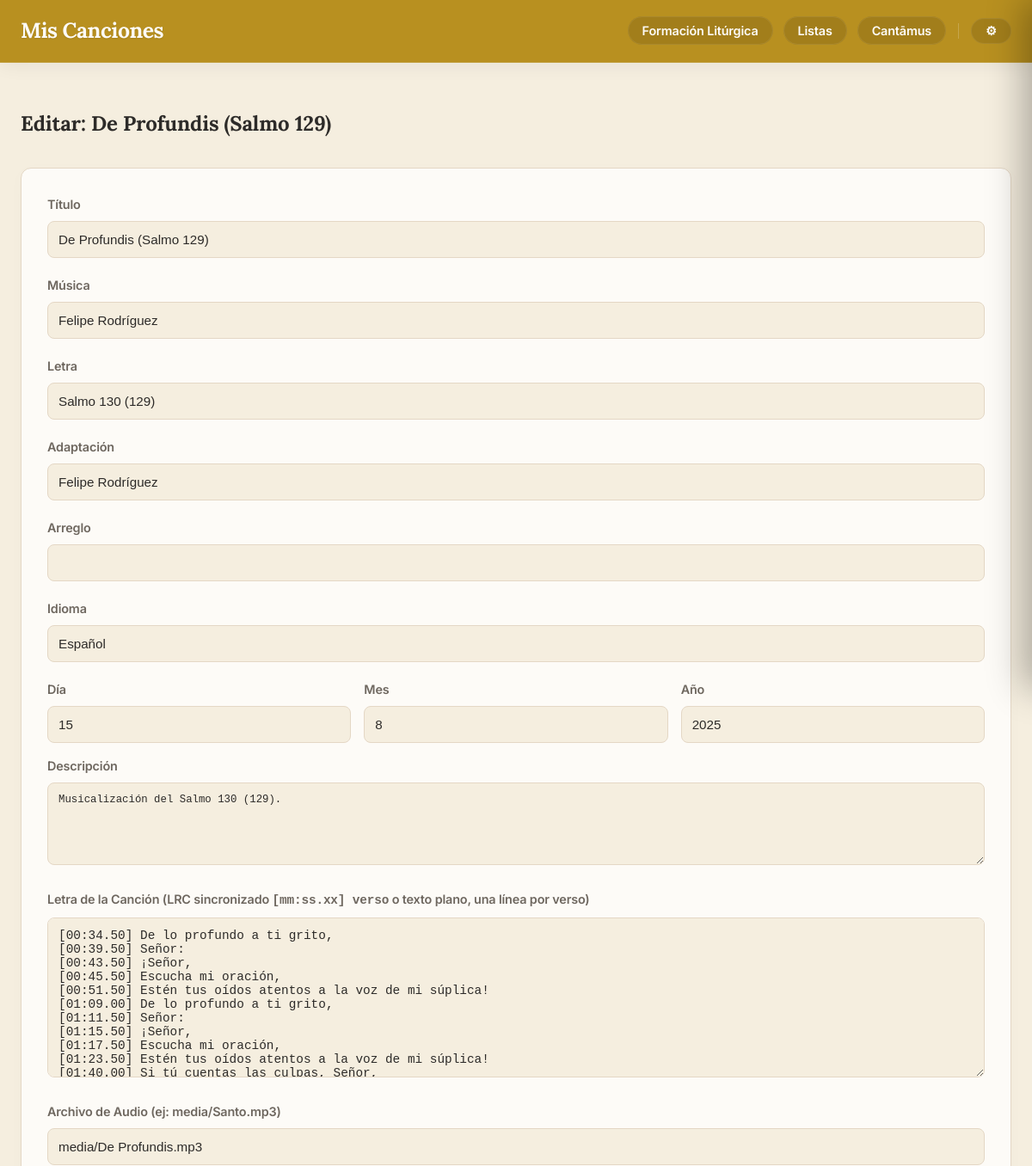
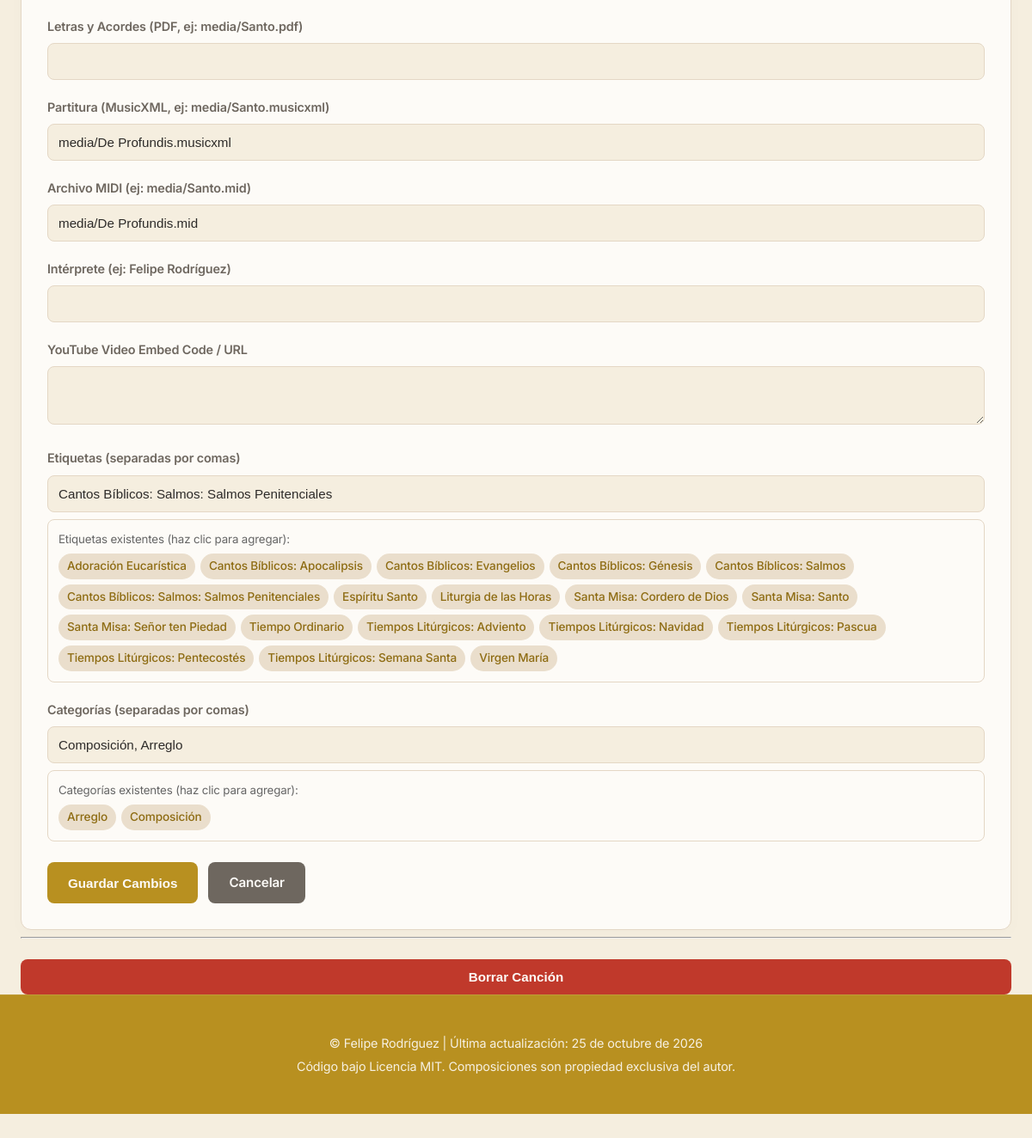
Page /composicion/2/edit (signed in) on the committed database (2 pictures, top to bottom).
### models.py (models this page shows, shortened)
class Cancion(db.Model):
    __tablename__ = 'cancion'
    id = db.Column(db.Integer, primary_key=True)
    titulo = db.Column(db.String(150), nullable=False)
    musica = db.Column(db.String(100))
    letra = db.Column(db.String(100))
    adaptacion = db.Column(db.String(100))
    arreglo = db.Column(db.String(100), nullable=True)
    idioma = db.Column(db.String(50))
    dia = db.Column(db.Integer, nullable=True)
    mes = db.Column(db.Integer, nullable=True)
    anio = db.Column(db.Integer)
    descripcion = db.Column(db.Text)
    audio = db.Column(db.String(150))
    letras_acordes = db.Column(db.String(150))
    partitura = db.Column(db.String(150))
    midi = db.Column(db.String(150))
    tags_json = db.Column(db.String(500))
    tipo = db.Column(db.String(50), nullable=False, default='local')
    categorias_json = db.Column(db.String(200))
    youtube_video_embed = db.Column(db.Text)
    youtube_audio_embed = db.Column(db.Text)
    interprete = db.Column(db.String(200), nullable=True)
    ensambles_json = db.Column(db.Text, nullable=True)
    descargas_json = db.Column(db.Text, nullable=True)
    audios_json = db.Column(db.Text, nullable=True)
    tipo_pdf = db.Column(db.String(50), nullable=True)  # 'partitura' o 'letras_acordes'
    letras_json = db.Column(db.Text, nullable=True)  # {"sincronizada": bool, "lineas": [{"t": seg|null, "text": str}]}
    @property
    def letras(self):
        return json.loads(self.letras_json) if self.letras_json else None
    @property
    def tags(self):
        return json.loads(self.tags_json) if self.tags_json else []
    @property
    def categorias(self):
        return json.loads(self.categorias_json) if self.categorias_json else []

### app.py (the view, shortened to what this page needs)
@app.route('/composicion/<int:comp_id>/edit', methods=['GET', 'POST'])
@login_required
def edit_cancion(comp_id):
    cancion_a_editar = Cancion.query.get_or_404(comp_id)
    todas_las_canciones = Cancion.query.all()
    todos_los_tags = sorted(list({t.strip() for c in todas_las_canciones for t in c.tags if t and t.strip()}))
    todas_las_categorias = sorted(list({cat.strip() for c in todas_las_canciones for cat in c.categorias if cat and cat.strip()}))
    return render_template(
        'edit_cancion.html',
        cancion=cancion_a_editar,
        letras_lrc=letras_to_lrc(cancion_a_editar.letras),
        todos_los_tags=todos_los_tags,
        todas_las_categorias=todas_las_categorias
    )

### app.py (called while the page is built)
@app.context_processor
def inject_globals():
    try:
        with open('build_date.txt', 'r', encoding='utf-8') as f:
            date_str = f.read().strip()
    except Exception:
        date_str = "Desconocida"
    return dict(last_update=date_str, FEATURES=FEATURES)

def login_required(f):
    @wraps(f)
    def decorated_function(*args, **kwargs):
        if 'logged_in' not in session:
            return redirect(url_for('login', next=request.url))
        return f(*args, **kwargs)
    return decorated_function

### services/lyrics_service.py (called while the page is built)
def letras_to_lrc(letras):
    if not letras:
        return ''
    out = []
    for l in letras.get('lineas', []):
        t = l.get('t')
        if t is None:
            out.append(l['text'])
        else:
            m, s = divmod(t, 60)
            out.append('[%02d:%05.2f] %s' % (int(m), s, l['text']))
    return '\n'.join(out)

### templates/edit_cancion.html (shortened to what this page needs)
{% extends "base.html" %}
{% block content %}
    <h2>Editar: {{ cancion.titulo }}</h2>
    <form method="post" class="edit-form">
        <div class="form-group">
            <label for="titulo">Título</label>
            <input type="text" id="titulo" name="titulo" value="{{ cancion.titulo }}" required>
        </div>
        <div class="form-group">
            <label for="musica">Música</label>
            <input type="text" id="musica" name="musica" value="{{ cancion.musica or '' }}">
        </div>
        <div class="form-group">
            <label for="letra">Letra</label>
            <input type="text" id="letra" name="letra" value="{{ cancion.letra or '' }}">
        </div>
        <div class="form-group">
            <label for="adaptacion">Adaptación</label>
            <input type="text" id="adaptacion" name="adaptacion" value="{{ cancion.adaptacion or '' }}">
        </div>
        <div class="form-group">
            <label for="arreglo">Arreglo</label>
            <input type="text" id="arreglo" name="arreglo" value="{{ cancion.arreglo or '' }}">
        </div>
        <div class="form-group">
            <label for="idioma">Idioma</label>
            <input type="text" id="idioma" name="idioma" value="{{ cancion.idioma or '' }}">
        </div>
        <div class="date-group" style="display: flex; gap: 15px; margin-bottom: 15px;">
            <div class="form-group" style="flex: 1; margin-bottom: 0;">
                <label for="dia">Día</label>
                <input type="number" id="dia" name="dia" min="1" max="31" value="{{ cancion.dia or '' }}">
            </div>
            <div class="form-group" style="flex: 1; margin-bottom: 0;">
                <label for="mes">Mes</label>
                <input type="number" id="mes" name="mes" min="1" max="12" value="{{ cancion.mes or '' }}">
            </div>
            <div class="form-group" style="flex: 1; margin-bottom: 0;">
                <label for="anio">Año</label>
                <input type="number" id="anio" name="anio" value="{{ cancion.anio or '' }}">
            </div>
        </div>
        <div class="form-group">
            <label for="descripcion">Descripción</label>
            <textarea id="descripcion" name="descripcion" rows="5">{{ cancion.descripcion or '' }}</textarea>
        </div>
        <div class="form-group">
            <label for="letras_lrc">Letra de la Canción (LRC sincronizado <code>[mm:ss.xx] verso</code> o texto plano, una línea por verso)</label>
            <textarea id="letras_lrc" name="letras_lrc" rows="10" style="font-family: monospace; font-size: 0.9rem;" placeholder="[00:25.13] Virgen del Carmen,&#10;[00:30.13] Reina de Chile:">{{ letras_lrc or '' }}</textarea>
        </div>
        <div class="form-group">
            <label for="audio">Archivo de Audio (ej: media/Santo.mp3)</label>
            <input type="text" id="audio" name="audio" value="{{ cancion.audio or '' }}">
        </div>
        <div class="form-group">
            <label for="letras_acordes">Letras y Acordes (PDF, ej: media/Santo.pdf)</label>
            <input type="text" id="letras_acordes" name="letras_acordes" value="{{ cancion.letras_acordes or '' }}">
        </div>
        <div class="form-group">
            <label for="partitura">Partitura (MusicXML, ej: media/Santo.musicxml)</label>
            <input type="text" id="partitura" name="partitura" value="{{ cancion.partitura or '' }}">
        </div>
        <div class="form-group">
            <label for="midi">Archivo MIDI (ej: media/Santo.mid)</label>
            <input type="text" id="midi" name="midi" value="{{ cancion.midi or '' }}">
        </div>
        <div class="form-group">
            <label for="interprete">Intérprete (ej: Felipe Rodríguez)</label>
            <input type="text" id="interprete" name="interprete" value="{{ cancion.interprete or '' }}">
        </div>
        <div class="form-group">
            <label for="youtube_video_embed">YouTube Video Embed Code / URL</label>
            <textarea id="youtube_video_embed" name="youtube_video_embed" rows="3">{{ cancion.youtube_video_embed or '' }}</textarea>
        </div>
        <div class="form-group">
            <label for="tags">Etiquetas (separadas por comas)</label>
            <input type="text" id="tags" name="tags" value="{{ cancion.tags | join(', ') }}">
            <div class="tags-selector" style="margin-top: 8px;">
                <small style="color: #666; display: block; margin-bottom: 4px;">Etiquetas existentes (haz clic para agregar):</small>
                <div class="available-tags" style="display: flex; flex-wrap: wrap; gap: 6px;">
                    {% for tag in todos_los_tags %}
                        <span class="tag-badge" onclick="addTag('{{ tag }}')">{{ tag }}</span>
                    {% endfor %}
                </div>
            </div>
        </div>
        <div class="form-group">
            <label for="categorias">Categorías (separadas por comas)</label>
            <input type="text" id="categorias" name="categorias" value="{{ cancion.categorias | join(', ') }}">
            <div class="tags-selector" style="margin-top: 8px;">
                <small style="color: #666; display: block; margin-bottom: 4px;">Categorías existentes (haz clic para agregar):</small>
                <div class="available-tags" style="display: flex; flex-wrap: wrap; gap: 6px;">
                    {% for cat in todas_las_categorias %}
                        <span class="tag-badge" onclick="addCategoria('{{ cat }}')">{{ cat }}</span>
                    {% endfor %}
                </div>
            </div>
        </div>
        <div class="form-actions">
            <button type="submit" class="btn-guardar">Guardar Cambios</button>
            <a href="{{ url_for('ver_composicion', comp_id=cancion.id) }}" class="btn-cancelar">Cancelar</a>
        </div>
    </form>
    <hr>
    <form method="post" action="{{ url_for('delete_cancion', comp_id=cancion.id) }}" onsubmit="return confirm('¿Estás seguro de que quieres borrar esta canción? Esta acción no se puede deshacer.');" class="delete-form">
        <button type="submit" class="btn-borrar">Borrar Canción</button>
    </form>
{% endblock %}

### rows in the picture
Cancion: titulo "De Profundis (Salmo 129)", musica "Felipe Rodríguez", letra "Salmo 130 (129)", adaptacion "Felipe Rodríguez", idioma "Español", dia "15", mes "8", anio "2025", descripcion "Musicalización del Salmo 130 (129).", audio "media/De Profundis.mp3", partitura "media/De Profundis.musicxml", midi "media/De Profundis.mid", tags "Cantos Bíblicos: Salmos: Salmos Penitenciales", categorias "Composición, Arreglo"

### other values in the picture
{{ tag }} "Adoración Eucarística" "Cantos Bíblicos: Apocalipsis" "Cantos Bíblicos: Evangelios" "Cantos Bíblicos: Génesis" "Cantos Bíblicos: Salmos" "Cantos Bíblicos: Salmos: Salmos Penitenciales" "Espíritu Santo" "Liturgia de las Horas" "Santa Misa: Cordero de Dios" "Santa Misa: Santo" "Santa Misa: Señor ten Piedad" "Tiempo Ordinario" "Tiempos Litúrgicos: Adviento" "Tiempos Litúrgicos: Navidad" "Tiempos Litúrgicos: Pascua" "Tiempos Litúrgicos: Pentecostés" "Tiempos Litúrgicos: Semana Santa" "Virgen María"
{{ cat }} "Arreglo" "Composición"
{{ last_update }} "25 de octubre de 2026"
